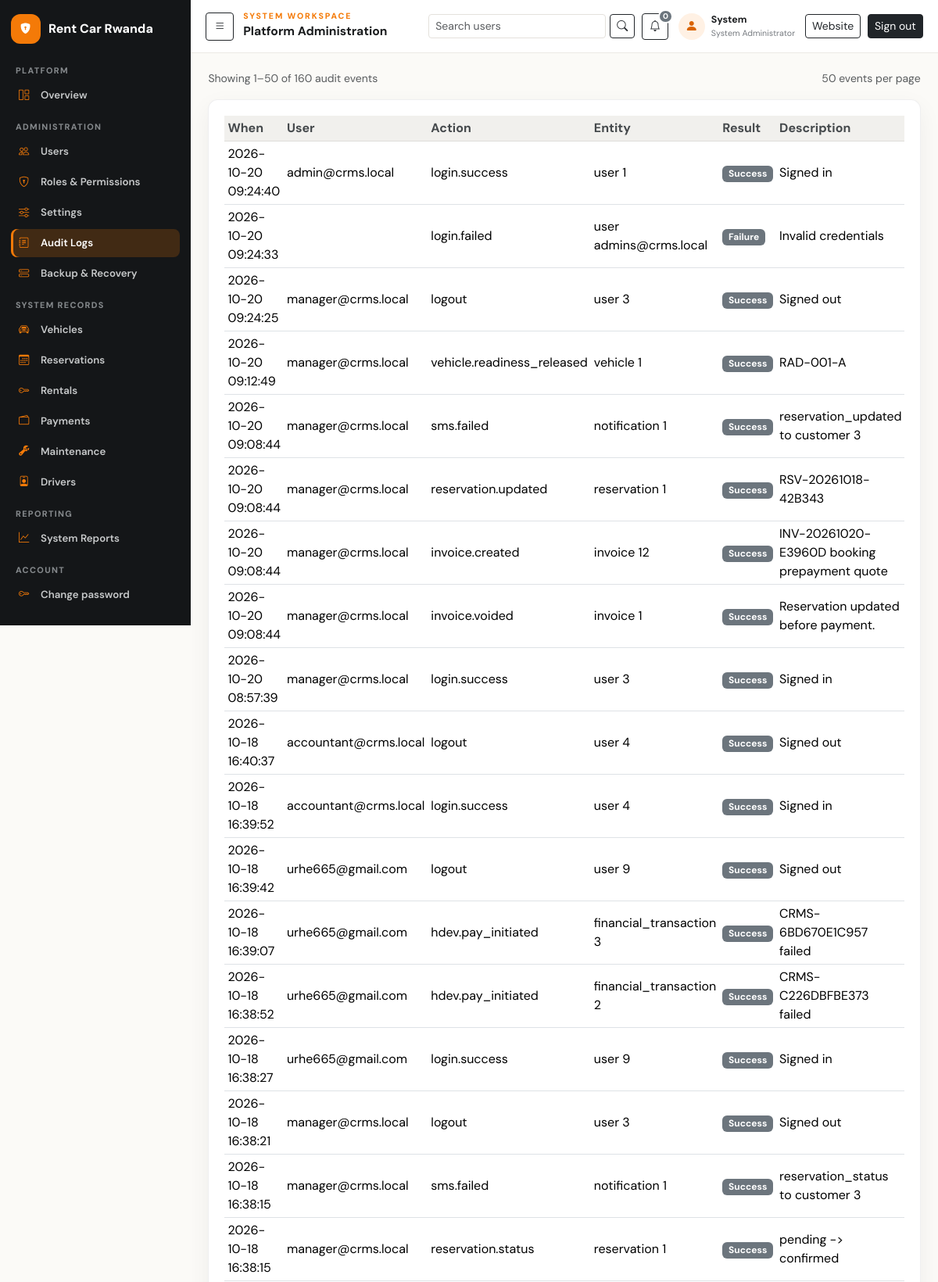
The app's page /index.php?r=admin/audit (signed in, upper part) with its own data.
### tables this page shows
CREATE TABLE IF NOT EXISTS roles (
  role_id BIGINT UNSIGNED AUTO_INCREMENT PRIMARY KEY,
  role_name VARCHAR(60) NOT NULL UNIQUE,
  description VARCHAR(255) NULL,
  created_at TIMESTAMP NOT NULL DEFAULT CURRENT_TIMESTAMP
);

CREATE TABLE IF NOT EXISTS users (
  user_id BIGINT UNSIGNED AUTO_INCREMENT PRIMARY KEY,
  role_id BIGINT UNSIGNED NOT NULL,
  first_name VARCHAR(100) NOT NULL,
  last_name VARCHAR(100) NOT NULL,
  email VARCHAR(190) NULL UNIQUE,
  phone VARCHAR(30) NULL,
  password_hash VARCHAR(255) NOT NULL,
  must_change_password TINYINT(1) NOT NULL DEFAULT 0,
  status ENUM('active','inactive','suspended','pending') NOT NULL DEFAULT 'active',
  last_login_at DATETIME NULL,
  created_at TIMESTAMP NOT NULL DEFAULT CURRENT_TIMESTAMP,
  updated_at TIMESTAMP NOT NULL DEFAULT CURRENT_TIMESTAMP ON UPDATE CURRENT_TIMESTAMP,
  KEY idx_users_role_status (role_id,status),
  CONSTRAINT fk_users_role FOREIGN KEY (role_id) REFERENCES roles(role_id) ON DELETE RESTRICT ON UPDATE CASCADE
);

CREATE TABLE IF NOT EXISTS audit_logs (
  audit_log_id BIGINT UNSIGNED AUTO_INCREMENT PRIMARY KEY,
  user_id BIGINT UNSIGNED NULL,
  action VARCHAR(100) NOT NULL,
  entity_type VARCHAR(100) NOT NULL,
  entity_id VARCHAR(100) NULL,
  description VARCHAR(1000) NULL,
  old_values JSON NULL,
  new_values JSON NULL,
  ip_address VARCHAR(45) NULL,
  user_agent VARCHAR(500) NULL,
  result ENUM('success','failure','denied') NOT NULL DEFAULT 'success',
  created_at TIMESTAMP NOT NULL DEFAULT CURRENT_TIMESTAMP,
  KEY idx_audit_user_date (user_id,created_at), KEY idx_audit_entity (entity_type,entity_id), KEY idx_audit_action_date (action,created_at),
  CONSTRAINT fk_audit_user FOREIGN KEY (user_id) REFERENCES users(user_id) ON DELETE SET NULL ON UPDATE CASCADE
);

### src/View.php (called while the page is built, shortened)
<?php
final class View
{
    public static function render(string $template, array $data = [], ?string $layout = null): void
    {
        $data['flashes'] = Http::flashes();
        $data['user'] = Auth::user();
        $data['title'] = $data['title'] ?? 'CRMS';
        $layout = $layout ?? self::layoutFor($template, $data);
        if ($layout === 'app' && ($data['user']['role_name'] ?? '') === 'System Administrator'
            && !array_key_exists('unreadNotificationCount', $data)) {
            try {
                $data['unreadNotificationCount'] = (new Services\NotificationService())->unreadCount(Auth::id(), Auth::customerId());
            } catch (\Throwable) {
                $data['unreadNotificationCount'] = 0;
            }
        }
        extract($data, EXTR_SKIP);
        $viewFile = dirname(__DIR__) . '/views/' . $template . '.php';
        require $viewFile;
        $content = ob_get_clean();
        $layoutFile = dirname(__DIR__) . '/views/layouts/' . $layout . '.php';
        require $layoutFile;
    }
    private static function layoutFor(string $template, array $data): string
    {
        return 'app';
    }
}

### src/Controllers/AdminController.php (called while the page is built, shortened)
<?php
final class AdminController
{
    public function audit(): void
    {
        $perPage = 50;
        $total = (int) (Database::fetch('SELECT COUNT(*) AS total FROM audit_logs')['total'] ?? 0);
        $totalPages = max(1, (int) ceil($total / $perPage));
        $page = min(max(1, Http::int('page', 1)), $totalPages);
        $offset = ($page - 1) * $perPage;
        $rows = Database::fetchAll(
            'SELECT a.*, u.email FROM audit_logs a LEFT JOIN users u ON u.user_id = a.user_id
             ORDER BY a.created_at DESC, a.audit_log_id DESC LIMIT ' . $perPage . ' OFFSET ' . $offset
        );
        View::render('admin/audit', [
            'title' => 'Audit log', 'rows' => $rows, 'page' => $page,
            'totalPages' => $totalPages, 'totalRows' => $total, 'perPage' => $perPage,
        ]);
    }
}

### index.php (called while the page is built, shortened)
<?php
require __DIR__ . '/src/bootstrap.php';
$route = $_GET['r'] ?? 'home';
$route = is_string($route) ? $route : 'home';
if (Auth::check() && Auth::mustChangePassword() && !in_array($route, ['password/change', 'logout'], true)) {
    \Crms\Http::redirect('password/change');
}
[$class, $method] = $routes[$route];
(new $class())->$method();

### src/Http.php (called while the page is built, shortened)
<?php
final class Http
{
    public static function int(string $key, int $default = 0): int
    {
        $v = $_GET[$key] ?? $_POST[$key] ?? $default;
        return filter_var($v, FILTER_VALIDATE_INT) !== false ? (int) $v : $default;
    }
}

### src/Database.php (called while the page is built, shortened)
<?php
final class Database
{
    private static ?PDO $pdo = null;
    public static function connect(): PDO
    {
        if (self::$pdo instanceof PDO) {
            return self::$pdo;
        }
        $cfg = require dirname(__DIR__) . '/config/database.php';
        $dsn = sprintf(
            'mysql:host=%s;port=%d;dbname=%s;charset=%s',
            $cfg['host'],
            $cfg['port'],
            $cfg['name'],
            $cfg['charset']
        );
        try {
            self::$pdo = new PDO($dsn, $cfg['user'], $cfg['pass'], [
                PDO::ATTR_ERRMODE => PDO::ERRMODE_EXCEPTION,
                PDO::ATTR_DEFAULT_FETCH_MODE => PDO::FETCH_ASSOC,
                PDO::ATTR_EMULATE_PREPARES => false,
            ]);
        } catch (PDOException $e) {
            throw new RuntimeException('Database connection failed.');
        }
        self::$pdo->exec("SET time_zone = '+02:00'");
        return self::$pdo;
    }
    public static function pdo(): PDO
    {
        return self::connect();
    }
    public static function query(string $sql, array $params = []): PDOStatement
    {
        $stmt = self::pdo()->prepare($sql);
        $stmt->execute($params);
        return $stmt;
    }
    public static function fetch(string $sql, array $params = []): ?array
    {
        $row = self::query($sql, $params)->fetch();
        return $row === false ? null : $row;
    }
    public static function fetchAll(string $sql, array $params = []): array
    {
        return self::query($sql, $params)->fetchAll();
    }
}

### src/Ui.php (called while the page is built, shortened)
<?php
final class Ui
{
    public static function statusClass(string $status): string
    {
        return match ($status) {
            'available', 'paid', 'Paid', 'completed', 'Completed', 'successful', 'Successful', 'active', 'confirmed', 'sent' => 'success',
            'pending', 'Pending', 'Pending Approval', 'pending approval', 'unpaid', 'Unpaid', 'awaiting_approval', 'scheduled', 'draft', 'queued', 'partially_paid' => 'warning',
            'Approved — Awaiting Payment' => 'info',
            'reserved', 'issued', 'inspected', 'refunded', 'Refunded' => 'info',
            'rented', 'overdue', 'failed', 'cancelled', 'Cancelled', 'rejected', 'Rejected', 'no_show', 'No Show', 'void', 'blacklisted', 'maintenance', 'inactive' => 'danger',
            default => 'secondary',
        };
    }
}

### config/app.php (called while the page is built)
<?php
return [
    'name' => 'CRMS',
    'timezone' => 'Africa/Kigali',
    'currency' => 'RWF',
    'base_url' => '',
    'session_name' => 'CRMSSESSID',
    'upload_max_bytes' => 2 * 1024 * 1024,
    'allowed_image_mimes' => ['image/jpeg' => 'jpg', 'image/png' => 'png', 'image/webp' => 'webp'],
];

### src/Auth.php (called while the page is built, shortened)
<?php
final class Auth
{
    public static function user(): ?array
    {
        $id = $_SESSION['user_id'] ?? null;
        static $cached = null;
        static $cachedId = null;
        if ($cachedId === $id && $cached) {
            return $cached;
        }
        $user = Database::fetch(
            'SELECT u.*, r.role_name FROM users u JOIN roles r ON r.role_id = u.role_id WHERE u.user_id = ?',
            [$id]
        );
        $cached = $user;
        $cachedId = $id;
        return $user;
    }
    public static function check(): bool
    {
        $u = self::user();
        return $u !== null && $u['status'] === 'active';
    }
}

### config/database.php (called while the page is built)
<?php
return [
    'host' => getenv('CRMS_DB_HOST') ?: '127.0.0.1',
    'port' => (int) (getenv('CRMS_DB_PORT') ?: 3306),
    'name' => getenv('CRMS_DB_NAME') ?: 'carrental',
    'user' => getenv('CRMS_DB_USER') ?: 'root',
    'pass' => getenv('CRMS_DB_PASS') !== false ? (string) getenv('CRMS_DB_PASS') : '',
    'charset' => 'utf8mb4',
];

### src/Rbac.php (called while the page is built, shortened)
<?php
final class Rbac
{
    private static ?array $perms = null;
    private static ?int $permsRoleId = null;
    public static function can(string $permission): bool
    {
        $user = Auth::user();
        $roleId = (int) $user['role_id'];
        if (self::$perms === null || self::$permsRoleId !== $roleId) {
            $rows = Database::fetchAll(
                'SELECT p.permission_key FROM role_permissions rp
                 JOIN permissions p ON p.permission_id = rp.permission_id
                 WHERE rp.role_id = ?',
                [$roleId]
            );
            self::$perms = [];
            foreach ($rows as $r) {
                self::$perms[$r['permission_key']] = true;
            }
            self::$permsRoleId = $roleId;
        }
        if (isset(self::$perms[$permission])) {
            return true;
        }
        $viewToManage = [
            'rentals.view' => 'rentals.manage',
            'transactions.view' => 'transactions.manage',
            'maintenance.view' => 'maintenance.manage',
        ];
        $managePermission = $viewToManage[$permission] ?? null;
        return $managePermission !== null && isset(self::$perms[$managePermission]);
    }
}

### views/admin/audit.php (the view, shortened to what this page needs)
<?php
$firstRow = $totalRows > 0 ? (($page - 1) * $perPage) + 1 : 0;
$lastRow = min($totalRows, $page * $perPage);
?>
<div class="d-flex flex-wrap align-items-center justify-content-between gap-2 mb-3">
  <p class="small text-muted mb-0">Showing <?= number_format($firstRow) ?>–<?= number_format($lastRow) ?> of <?= number_format($totalRows) ?> audit events</p>
  <span class="small text-muted">50 events per page</span>
</div>
<div class="panel table-panel">
  <div class="table-responsive"><table class="table table-sm mb-0">
    <thead><tr><th>When</th><th>User</th><th>Action</th><th>Entity</th><th>Result</th><th>Description</th></tr></thead>
    <tbody>
    <?php foreach ($rows as $r): ?>
      <tr>
        <td><?= e($r['created_at']) ?></td>
        <td><?= e((string)$r['email']) ?></td>
        <td><?= e($r['action']) ?></td>
        <td><?= e($r['entity_type'] . ' ' . (string)$r['entity_id']) ?></td>
        <td><?= status_badge((string)$r['result']) ?></td>
        <td><?= e((string)$r['description']) ?></td>
      </tr>
    <?php endforeach; ?>
    </tbody>
  </table></div>
</div>

### src/bootstrap.php (shortened to what this page needs)
<?php
$appCfg = require dirname(__DIR__) . '/config/app.php';
spl_autoload_register(function (string $class): void {
    $prefix = 'Crms\\';
    $rel = str_replace('\\', '/', substr($class, strlen($prefix)));
    $file = __DIR__ . '/' . $rel . '.php';
});
if (!function_exists('e')) {
    function e(?string $value): string
    {
        return htmlspecialchars((string) $value, ENT_QUOTES | ENT_SUBSTITUTE, 'UTF-8');
    }
}
if (!function_exists('url')) {
    function url(string $route = 'home', array $query = []): string
    {
        $base = rtrim(crms_base_url(), '/');
        $query['r'] = $route;
        return $base . '/index.php?' . http_build_query($query);
    }
}
if (!function_exists('crms_base_url')) {
    function crms_base_url(): string
    {
        $cfg = require dirname(__DIR__) . '/config/app.php';
        $script = $_SERVER['SCRIPT_NAME'] ?? '/CarrentalMS/index.php';
        $dir = str_replace('\\', '/', dirname($script));
        return rtrim($dir, '/');
    }
}
if (!function_exists('asset')) {
    function asset(string $path): string
    {
        return rtrim(crms_base_url(), '/') . '/' . ltrim($path, '/');
    }
}
if (!function_exists('status_badge')) {
    function status_badge(string $status): string
    {
        $cls = \Crms\Ui::statusClass($status);
        return '<span class="badge text-bg-' . e($cls) . ' badge-status">' . e($status) . '</span>';
    }
}

### views/layouts/app.php (shortened to what this page needs)
<!doctype html>
<html lang="en">
<head>
  <link href="https://cdn.jsdelivr.net/npm/bootstrap@5.3.3/dist/css/bootstrap.min.css" rel="stylesheet">
  <link href="https://cdn.jsdelivr.net/npm/bootstrap-icons@1.11.3/font/bootstrap-icons.min.css" rel="stylesheet">
  <link href="<?= e(asset('public/css/app.css') . '?v=' . (string) filemtime(dirname(__DIR__, 2) . '/public/css/app.css')) ?>" rel="stylesheet">
</head>
<?php $isSystemAdmin = ($user['role_name'] ?? '') === 'System Administrator'; ?>
<?php $isDashboardPage = (string) ($_GET['r'] ?? '') === 'dashboard'; ?>
<?php $isReportsPage = (string) ($_GET['r'] ?? '') === 'reports'; ?>
<?php $isAdminUsersPage = (string) ($_GET['r'] ?? '') === 'admin/users'; ?>
<body class="site-body app-body<?= $isDashboardPage ? ' dashboard-workspace' : '' ?><?= $isReportsPage ? ' reports-workspace' : '' ?><?= $isAdminUsersPage ? ' admin-users-workspace' : '' ?><?= $isSystemAdmin ? ' admin-workspace' : '' ?><?= !empty($printAgreement) ? ' rental-agreement-print' : '' ?><?= !empty($reportPrint) ? ' report-print' : '' ?>">
<div class="app-shell">
  <?php require dirname(__DIR__) . '/partials/sidebar.php'; ?>
  <div class="app-main">
    <header class="app-topbar">
      <?php if ($isSystemAdmin): ?>
        <button class="btn btn-sm btn-outline-dark d-none d-lg-inline-flex admin-sidebar-toggle" type="button" data-sidebar-toggle aria-expanded="true" aria-label="Collapse navigation"><i class="bi bi-list"></i></button>
        <div class="admin-topbar-title"><p class="eyebrow mb-0">System workspace</p><strong>Platform Administration</strong></div>
        <div class="app-topbar-actions admin-topbar-actions">
          <form class="admin-topbar-search" method="get" action="<?= e(url('admin/users')) ?>">
            <input class="form-control form-control-sm" type="search" name="q" value="<?= e((string)($q ?? '')) ?>" placeholder="Search users" aria-label="Search user accounts">
            <button class="btn btn-sm btn-outline-dark" type="submit" aria-label="Search"><i class="bi bi-search" aria-hidden="true"></i></button>
          </form>
          <a class="btn btn-sm btn-outline-dark admin-topbar-icon admin-notification-link" href="<?= e(url('dashboard')) ?>#dashboard-notifications" title="Notifications" aria-label="Notifications, <?= (int) ($unreadNotificationCount ?? 0) ?> unread">
            <i class="bi bi-bell" aria-hidden="true"></i>
            <span class="badge text-bg-<?= (int) ($unreadNotificationCount ?? 0) > 0 ? 'primary' : 'secondary' ?>" data-notification-count><?= (int) ($unreadNotificationCount ?? 0) ?></span>
          </a>
          <div class="admin-user-chip"><span class="admin-user-avatar"><i class="bi bi-person-fill" aria-hidden="true"></i></span><span><strong><?= e($user['first_name'] ?? 'Admin') ?></strong><small>System Administrator</small></span></div>
          <a class="btn btn-sm btn-outline-dark admin-website-link" href="<?= e(url('home')) ?>">Website</a>
          <form method="post" action="<?= e(url('logout')) ?>"><?= \Crms\Csrf::field() ?><button class="btn btn-sm btn-dark">Sign out</button></form>
        </div>
      <?php endif; ?>
    </header>
    <div class="app-content">
      <?= $content ?>
    </div>
  </div>
</div>
</body>
</html>

### records on screen
users: first_name "System"
audit_logs: created_at "2026-10-20 09:24:40", user.email "admin@crms.local", action "login.success", entity_type+entity "user 1", result "Success", description "Signed in"
audit_logs: created_at "2026-10-20 09:24:33", action "login.failed", entity_type+entity "user admins@crms.local", result "Failure", description "Invalid credentials"
audit_logs: created_at "2026-10-20 09:24:25", user.email "manager@crms.local", action "logout", entity_type+entity "user 3", result "Success", description "Signed out"
audit_logs: created_at "2026-10-20 09:12:49", user.email "manager@crms.local", action "vehicle.readiness_released", entity_type+entity "vehicle 1", result "Success", description "RAD-001-A"
audit_logs: created_at "2026-10-20 09:08:44", user.email "manager@crms.local", action "sms.failed", entity_type+entity "notification 1", result "Success", description "reservation_updated to customer 3"
audit_logs: created_at "2026-10-20 09:08:44", user.email "manager@crms.local", action "reservation.updated", entity_type+entity "reservation 1", result "Success", description "RSV-20261018-42B343"
audit_logs: created_at "2026-10-20 09:08:44", user.email "manager@crms.local", action "invoice.created", entity_type+entity "invoice 12", result "Success", description "INV-20261020-E3960D booking prepayment quote"
audit_logs: created_at "2026-10-20 09:08:44", user.email "manager@crms.local", action "invoice.voided", entity_type+entity "invoice 1", result "Success", description "Reservation updated before payment."
audit_logs: created_at "2026-10-20 08:57:39", user.email "manager@crms.local", action "login.success", entity_type+entity "user 3", result "Success", description "Signed in"
audit_logs: created_at "2026-10-18 16:40:37", user.email "accountant@crms.local", action "logout", entity_type+entity "user 4", result "Success", description "Signed out"
audit_logs: created_at "2026-10-18 16:39:52", user.email "accountant@crms.local", action "login.success", entity_type+entity "user 4", result "Success", description "Signed in"
audit_logs: created_at "2026-10-18 16:39:42", user.email "urhe665@gmail.com", action "logout", entity_type+entity "user 9", result "Success", description "Signed out"
audit_logs: created_at "2026-10-18 16:39:07", user.email "urhe665@gmail.com", action "hdev.pay_initiated", entity_type+entity "financial_transaction 3", result "Success", description "CRMS-6BD670E1C957 failed"
audit_logs: created_at "2026-10-18 16:38:52", user.email "urhe665@gmail.com", action "hdev.pay_initiated", entity_type+entity "financial_transaction 2", result "Success", description "CRMS-C226DBFBE373 failed"
audit_logs: created_at "2026-10-18 16:38:27", user.email "urhe665@gmail.com", action "login.success", entity_type+entity "user 9", result "Success", description "Signed in"
audit_logs: created_at "2026-10-18 16:38:21", user.email "manager@crms.local", action "logout", entity_type+entity "user 3", result "Success", description "Signed out"
audit_logs: created_at "2026-10-18 16:38:15", user.email "manager@crms.local", action "sms.failed", entity_type+entity "notification 1", result "Success", description "reservation_status to customer 3"
audit_logs: created_at "2026-10-18 16:38:15", user.email "manager@crms.local", action "reservation.status", entity_type+entity "reservation 1", result "Success", description "pending -> confirmed"

### other values on screen
$unreadNotificationCount "0"
$firstRow "1"
$lastRow "50"
$totalRows "160"
